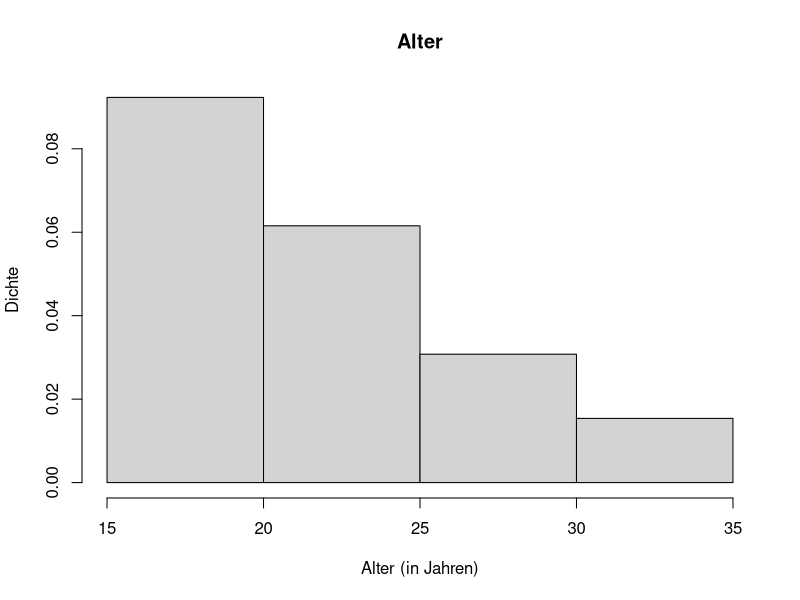

Write the R code that produced this figure. (Note: this script raises an error after producing the figure.)
#Skript zum GitHub Repository ein-kleiner-test

setwd("/Users/sina.ruether/Documents/GitHub/ein-kleiner-test")
#hier das aktuelle Arbeitsverzeichnis angeben, um File einzulesen

lieblinge<-read.csv("lieblinge.csv", sep=";", header=TRUE)[,2:5]
#Bei der Exportierung von der csv Datei wurden noch drei zusaetzliche
#Spalten hinzugefuegt, die wir in R nicht verwenden moechten

summary(lieblinge)
#ID             Alter    Lieblingsfarbe Lieblingstier
#Min.   : 1.000   Min.   :18   blau:4         Hund   :4    
#1st Qu.: 4.000   1st Qu.:19   gelb:2         Bär    :1    
#Median : 7.000   Median :21   grün:3         Elefant:1    
#Mean   : 7.077   Mean   :23   rot :4         Giraffe:1    
#3rd Qu.:10.000   3rd Qu.:25                  Hase   :1    
#Max.   :14.000   Max.   :35                  Katze  :1    
#(Other):4 

a<-which(lieblinge$Lieblingstier=="Hund" | lieblinge$Lieblingstier=="Katze" | lieblinge$Lieblingstier== "Hase" |lieblinge$Lieblingstier=="Pferd")
Kategorien<- rep("Zootier", 13)
Kategorien[a] <- "Haustier"
lieblinge$Kategorien <- Kategorien

hist(lieblinge$Alter, freq=FALSE, main="Alter", xlab="Alter (in Jahren)", ylab="Dichte")

plot(lieblinge$Lieblingsfarbe, col=c("blue", "yellow", "green", "red"), main="Lieblingsfarbe", xlab="Farben", ylab="abs. Häufigkeit")




